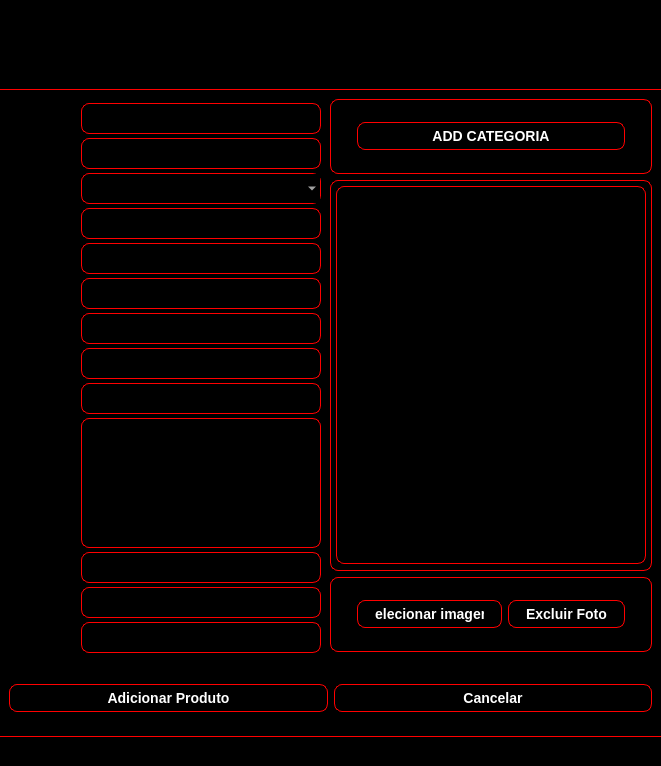
<?xml version="1.0" encoding="UTF-8"?>
<ui version="4.0">
 <class>MainWindow</class>
 <widget class="QMainWindow" name="MainWindow">
  <property name="geometry">
   <rect>
    <x>0</x>
    <y>0</y>
    <width>661</width>
    <height>766</height>
   </rect>
  </property>
  <property name="minimumSize">
   <size>
    <width>620</width>
    <height>698</height>
   </size>
  </property>
  <property name="maximumSize">
   <size>
    <width>1731691</width>
    <height>16777215</height>
   </size>
  </property>
  <property name="windowTitle">
   <string>Cadastro de Produtos</string>
  </property>
  <property name="styleSheet">
   <string notr="true">QLineEdit, QComboBox{
    background: qlineargradient(x1: 0, y1: 0, x2: 0, y2: 1,
        stop: 0 #000000, stop: 1 #000000);
    color: white;
    border: 1px solid red;
    padding: 4px 2px;
    border-radius: 8px;
    font-weight: bold;
    font-size: 16px;
}

QLineEdit, QComboBox:hover {
    background: qlineargradient(x1: 0, y1: 0, x2: 0, y2: 1,
        stop: 0 #4e4e4e, stop: 1 #4e4e4e);
}

QLineEdit, QComboBox:pressed {
    background: qlineargradient(x1: 0, y1: 0, x2: 0, y2: 1,
        stop: 0 #1a5fb4, stop: 1 #4a00e0);
}

QPushButton {
    background: qlineargradient(x1: 0, y1: 0, x2: 0, y2: 1,
        stop: 0 #000000, stop: 1 #000000);
    color: white;
    border: 1px solid red;
    padding: 5px 17px;
    border-radius: 8px;
    font-weight: bold;
    font-size: 14px;
}

QPushButton:hover {
    background: qlineargradient(x1: 0, y1: 0, x2: 0, y2: 1,
        stop: 0 #4e4e4e, stop: 1 #4e4e4e);
}

QPushButton:pressed {
    background: qlineargradient(x1: 0, y1: 0, x2: 0, y2: 1,
        stop: 0 #1a5fb4, stop: 1 #4a00e0);
}

QTextEdit{
    background: qlineargradient(x1: 0, y1: 0, x2: 0, y2: 1,
        stop: 0 #000000, stop: 1 #000000);
    color: white;
    border: 1px solid red;
    padding: 4px 2px;
    border-radius: 8px;
    font-weight: bold;
    font-size: 10px;
}

QTextEdit:hover {
    background: qlineargradient(x1: 0, y1: 0, x2: 0, y2: 1,
        stop: 0 #4e4e4e, stop: 1 #4e4e4e);
}

QTextEdit:pressed {
    background: qlineargradient(x1: 0, y1: 0, x2: 0, y2: 1,
        stop: 0 #1a5fb4, stop: 1 #4a00e0);
}</string>
  </property>
  <widget class="QWidget" name="centralwidget">
   <property name="styleSheet">
    <string notr="true">background-color: rgb(0, 0, 0);</string>
   </property>
   <layout class="QGridLayout" name="gridLayout">
    <property name="leftMargin">
     <number>0</number>
    </property>
    <property name="topMargin">
     <number>0</number>
    </property>
    <property name="rightMargin">
     <number>0</number>
    </property>
    <property name="bottomMargin">
     <number>0</number>
    </property>
    <property name="spacing">
     <number>0</number>
    </property>
    <item row="4" column="0">
     <widget class="QWidget" name="widget_2" native="true">
      <layout class="QGridLayout" name="gridLayout_2">
       <property name="leftMargin">
        <number>9</number>
       </property>
       <property name="topMargin">
        <number>9</number>
       </property>
       <property name="rightMargin">
        <number>0</number>
       </property>
       <property name="bottomMargin">
        <number>0</number>
       </property>
       <property name="spacing">
        <number>0</number>
       </property>
       <item row="18" column="0">
        <widget class="QLabel" name="label_10">
         <property name="text">
          <string>Status Venda</string>
         </property>
        </widget>
       </item>
       <item row="11" column="2">
        <widget class="QLineEdit" name="preco_venda_input">
         <property name="maximumSize">
          <size>
           <width>240</width>
           <height>16777215</height>
          </size>
         </property>
        </widget>
       </item>
       <item row="2" column="2">
        <widget class="QLineEdit" name="cod_sistema_input">
         <property name="maximumSize">
          <size>
           <width>240</width>
           <height>16777215</height>
          </size>
         </property>
        </widget>
       </item>
       <item row="14" column="2">
        <widget class="QLineEdit" name="estoque_min_input">
         <property name="maximumSize">
          <size>
           <width>240</width>
           <height>16777215</height>
          </size>
         </property>
        </widget>
       </item>
       <item row="9" column="0">
        <widget class="QLabel" name="label_6">
         <property name="text">
          <string>Nome</string>
         </property>
        </widget>
       </item>
       <item row="15" column="0">
        <widget class="QLabel" name="label_13">
         <property name="text">
          <string>Descrição</string>
         </property>
         <property name="alignment">
          <set>Qt::AlignmentFlag::AlignLeading|Qt::AlignmentFlag::AlignLeft|Qt::AlignmentFlag::AlignTop</set>
         </property>
        </widget>
       </item>
       <item row="16" column="2">
        <widget class="QLineEdit" name="sit_estoque_input">
         <property name="maximumSize">
          <size>
           <width>240</width>
           <height>16777215</height>
          </size>
         </property>
        </widget>
       </item>
       <item row="11" column="0">
        <widget class="QLabel" name="label_12">
         <property name="text">
          <string>Preço Venda</string>
         </property>
        </widget>
       </item>
       <item row="10" column="0">
        <widget class="QLabel" name="label_3">
         <property name="maximumSize">
          <size>
           <width>130</width>
           <height>16777215</height>
          </size>
         </property>
         <property name="text">
          <string>Preço Custo</string>
         </property>
        </widget>
       </item>
       <item row="15" column="2">
        <widget class="QLineEdit" name="desc_input">
         <property name="minimumSize">
          <size>
           <width>240</width>
           <height>130</height>
          </size>
         </property>
         <property name="maximumSize">
          <size>
           <width>240</width>
           <height>16777215</height>
          </size>
         </property>
        </widget>
       </item>
       <item row="13" column="2">
        <widget class="QLineEdit" name="Estoque_input">
         <property name="maximumSize">
          <size>
           <width>240</width>
           <height>16777215</height>
          </size>
         </property>
        </widget>
       </item>
       <item row="12" column="2">
        <widget class="QLineEdit" name="Medida_input">
         <property name="maximumSize">
          <size>
           <width>240</width>
           <height>16777215</height>
          </size>
         </property>
        </widget>
       </item>
       <item row="8" column="0">
        <widget class="QLabel" name="label_2">
         <property name="text">
          <string>Categoria</string>
         </property>
        </widget>
       </item>
       <item row="13" column="0">
        <widget class="QLabel" name="label_4">
         <property name="text">
          <string>Estoque</string>
         </property>
        </widget>
       </item>
       <item row="16" column="0">
        <widget class="QLabel" name="label_9">
         <property name="text">
          <string>Sit Estoque</string>
         </property>
        </widget>
       </item>
       <item row="14" column="0">
        <widget class="QLabel" name="label_5">
         <property name="text">
          <string>Estoque mín</string>
         </property>
        </widget>
       </item>
       <item row="12" column="0">
        <widget class="QLabel" name="label_8">
         <property name="text">
          <string>Medida</string>
         </property>
        </widget>
       </item>
       <item row="17" column="0">
        <widget class="QLabel" name="label_7">
         <property name="text">
          <string>Ficha Tenica</string>
         </property>
        </widget>
       </item>
       <item row="17" column="2">
        <widget class="QLineEdit" name="ficha_tec_input">
         <property name="maximumSize">
          <size>
           <width>240</width>
           <height>16777215</height>
          </size>
         </property>
        </widget>
       </item>
       <item row="9" column="2">
        <widget class="QLineEdit" name="nome_input">
         <property name="maximumSize">
          <size>
           <width>240</width>
           <height>16777215</height>
          </size>
         </property>
        </widget>
       </item>
       <item row="18" column="2">
        <widget class="QLineEdit" name="status_venda_input">
         <property name="maximumSize">
          <size>
           <width>240</width>
           <height>16777215</height>
          </size>
         </property>
        </widget>
       </item>
       <item row="10" column="2">
        <widget class="QLineEdit" name="preco_custo_input">
         <property name="maximumSize">
          <size>
           <width>240</width>
           <height>16777215</height>
          </size>
         </property>
        </widget>
       </item>
       <item row="2" column="0">
        <widget class="QLabel" name="label_11">
         <property name="text">
          <string>Cód. Sistema</string>
         </property>
        </widget>
       </item>
       <item row="3" column="2">
        <widget class="QLineEdit" name="cod_pdv_input">
         <property name="maximumSize">
          <size>
           <width>240</width>
           <height>16777215</height>
          </size>
         </property>
        </widget>
       </item>
       <item row="3" column="0">
        <widget class="QLabel" name="label">
         <property name="text">
          <string>Cód. PDV</string>
         </property>
        </widget>
       </item>
       <item row="8" column="2">
        <widget class="QComboBox" name="categoria_combo">
         <property name="maximumSize">
          <size>
           <width>240</width>
           <height>16777215</height>
          </size>
         </property>
        </widget>
       </item>
      </layout>
     </widget>
    </item>
    <item row="0" column="0" colspan="2">
     <widget class="QWidget" name="widget" native="true">
      <property name="sizePolicy">
       <sizepolicy hsizetype="Expanding" vsizetype="Preferred">
        <horstretch>0</horstretch>
        <verstretch>0</verstretch>
       </sizepolicy>
      </property>
      <property name="maximumSize">
       <size>
        <width>16777215</width>
        <height>90</height>
       </size>
      </property>
      <property name="styleSheet">
       <string notr="true">QWidget {
	background-color: rgb(0, 0, 0);
    border-bottom: 1px solid red;
    
    /* Gradiente para profundidade */
    background: qlineargradient(x1: 0, y1: 0, x2: 0, y2: 1,
        stop: 0 #000000, 
        stop: 0.5 #000000,
        stop: 1 #000000);
    
    /* Sombra externa para efeito 3D */
    box-shadow: 3px 3px 5px rgba(0, 0, 0, 0.2),
                -1px -1px 2px rgba(255, 255, 255, 0.3);
}</string>
      </property>
      <layout class="QVBoxLayout" name="verticalLayout">
       <property name="spacing">
        <number>0</number>
       </property>
       <property name="leftMargin">
        <number>0</number>
       </property>
       <property name="topMargin">
        <number>0</number>
       </property>
       <property name="rightMargin">
        <number>0</number>
       </property>
       <property name="bottomMargin">
        <number>0</number>
       </property>
       <item>
        <widget class="QLabel" name="label_14">
         <property name="font">
          <font>
           <family>Monotype Corsiva</family>
           <pointsize>45</pointsize>
          </font>
         </property>
         <property name="styleSheet">
          <string notr="true"/>
         </property>
         <property name="text">
          <string>Cadastro de Produtos</string>
         </property>
         <property name="alignment">
          <set>Qt::AlignmentFlag::AlignCenter</set>
         </property>
        </widget>
       </item>
      </layout>
     </widget>
    </item>
    <item row="5" column="0" colspan="2">
     <widget class="QWidget" name="widget_3" native="true">
      <property name="sizePolicy">
       <sizepolicy hsizetype="Expanding" vsizetype="Preferred">
        <horstretch>0</horstretch>
        <verstretch>0</verstretch>
       </sizepolicy>
      </property>
      <property name="maximumSize">
       <size>
        <width>16777215</width>
        <height>75</height>
       </size>
      </property>
      <property name="styleSheet">
       <string notr="true">QPushButton {
    background: qlineargradient(x1: 0, y1: 0, x2: 0, y2: 1,
        stop: 0 #000000, stop: 1 #000000);
    color: white;
    border: 1px solid red;
    padding: 5px 17px;
    border-radius: 8px;
    font-weight: bold;
    font-size: 14px;
}

QPushButton:hover {
    background: qlineargradient(x1: 0, y1: 0, x2: 0, y2: 1,
        stop: 0 #4e4e4e, stop: 1 #4e4e4e);
}

QPushButton:pressed {
    background: qlineargradient(x1: 0, y1: 0, x2: 0, y2: 1,
        stop: 0 #1a5fb4, stop: 1 #4a00e0);
}</string>
      </property>
      <layout class="QGridLayout" name="gridLayout_4">
       <item row="0" column="0">
        <widget class="QPushButton" name="add_produto">
         <property name="styleSheet">
          <string notr="true"/>
         </property>
         <property name="text">
          <string>Adicionar Produto</string>
         </property>
        </widget>
       </item>
       <item row="0" column="1">
        <widget class="QPushButton" name="cancelar">
         <property name="text">
          <string>Cancelar</string>
         </property>
        </widget>
       </item>
      </layout>
     </widget>
    </item>
    <item row="4" column="1">
     <widget class="QWidget" name="widget_4" native="true">
      <property name="minimumSize">
       <size>
        <width>300</width>
        <height>0</height>
       </size>
      </property>
      <property name="styleSheet">
       <string notr="true"/>
      </property>
      <layout class="QGridLayout" name="gridLayout_3">
       <item row="2" column="0" colspan="3">
        <widget class="QFrame" name="frame">
         <property name="maximumSize">
          <size>
           <width>16777215</width>
           <height>75</height>
          </size>
         </property>
         <property name="styleSheet">
          <string notr="true">
QPushButton, QFrame {
    background: qlineargradient(x1: 0, y1: 0, x2: 0, y2: 1,
        stop: 0 #000000, stop: 1 #000000);
    color: white;
    border: 1px solid red;
    padding: 5px 17px;
    border-radius: 8px;
    font-weight: bold;
    font-size: 14px;
}

QPushButton:hover {
    background: qlineargradient(x1: 0, y1: 0, x2: 0, y2: 1,
        stop: 0 #4e4e4e, stop: 1 #4e4e4e);
}

QPushButton:pressed {
    background: qlineargradient(x1: 0, y1: 0, x2: 0, y2: 1,
        stop: 0 #1a5fb4, stop: 1 #4a00e0);
}</string>
         </property>
         <property name="frameShape">
          <enum>QFrame::Shape::StyledPanel</enum>
         </property>
         <property name="frameShadow">
          <enum>QFrame::Shadow::Raised</enum>
         </property>
         <layout class="QHBoxLayout" name="horizontalLayout">
          <item>
           <widget class="QPushButton" name="selecionar_imagem">
            <property name="text">
             <string>Selecionar imagem</string>
            </property>
           </widget>
          </item>
          <item>
           <widget class="QPushButton" name="limp_img">
            <property name="text">
             <string>Excluir Foto</string>
            </property>
           </widget>
          </item>
         </layout>
        </widget>
       </item>
       <item row="1" column="0" colspan="3">
        <widget class="QFrame" name="frame_2">
         <property name="sizePolicy">
          <sizepolicy hsizetype="Expanding" vsizetype="Preferred">
           <horstretch>0</horstretch>
           <verstretch>0</verstretch>
          </sizepolicy>
         </property>
         <property name="styleSheet">
          <string notr="true">border: 1px solid red;
border-radius: 8px;</string>
         </property>
         <property name="frameShape">
          <enum>QFrame::Shape::StyledPanel</enum>
         </property>
         <property name="frameShadow">
          <enum>QFrame::Shadow::Raised</enum>
         </property>
         <layout class="QHBoxLayout" name="horizontalLayout_2" stretch="0">
          <property name="spacing">
           <number>2</number>
          </property>
          <property name="leftMargin">
           <number>2</number>
          </property>
          <property name="topMargin">
           <number>2</number>
          </property>
          <property name="rightMargin">
           <number>2</number>
          </property>
          <property name="bottomMargin">
           <number>2</number>
          </property>
          <item>
           <widget class="QLabel" name="image_label">
            <property name="maximumSize">
             <size>
              <width>310</width>
              <height>378</height>
             </size>
            </property>
            <property name="styleSheet">
             <string notr="true">border: 1px solid red;
border-radius: 8px;</string>
            </property>
            <property name="text">
             <string/>
            </property>
            <property name="alignment">
             <set>Qt::AlignmentFlag::AlignCenter</set>
            </property>
           </widget>
          </item>
         </layout>
        </widget>
       </item>
       <item row="0" column="0" colspan="3">
        <widget class="QFrame" name="frame_3">
         <property name="sizePolicy">
          <sizepolicy hsizetype="Expanding" vsizetype="Preferred">
           <horstretch>0</horstretch>
           <verstretch>0</verstretch>
          </sizepolicy>
         </property>
         <property name="maximumSize">
          <size>
           <width>16777215</width>
           <height>75</height>
          </size>
         </property>
         <property name="styleSheet">
          <string notr="true">
QPushButton, QFrame {
    background: qlineargradient(x1: 0, y1: 0, x2: 0, y2: 1,
        stop: 0 #000000, stop: 1 #000000);
    color: white;
    border: 1px solid red;
    padding: 5px 17px;
    border-radius: 8px;
    font-weight: bold;
    font-size: 14px;
}

QPushButton:hover {
    background: qlineargradient(x1: 0, y1: 0, x2: 0, y2: 1,
        stop: 0 #4e4e4e, stop: 1 #4e4e4e);
}

QPushButton:pressed {
    background: qlineargradient(x1: 0, y1: 0, x2: 0, y2: 1,
        stop: 0 #1a5fb4, stop: 1 #4a00e0);
}</string>
         </property>
         <property name="frameShape">
          <enum>QFrame::Shape::StyledPanel</enum>
         </property>
         <property name="frameShadow">
          <enum>QFrame::Shadow::Raised</enum>
         </property>
         <layout class="QHBoxLayout" name="horizontalLayout_3">
          <item>
           <widget class="QPushButton" name="add_categoria">
            <property name="text">
             <string>ADD CATEGORIA</string>
            </property>
            <property name="icon">
             <iconset theme="QIcon::ThemeIcon::ListAdd"/>
            </property>
            <property name="iconSize">
             <size>
              <width>14</width>
              <height>32</height>
             </size>
            </property>
           </widget>
          </item>
         </layout>
        </widget>
       </item>
      </layout>
     </widget>
    </item>
    <item row="6" column="0" colspan="2">
     <widget class="QWidget" name="widget_5" native="true">
      <property name="maximumSize">
       <size>
        <width>16777215</width>
        <height>30</height>
       </size>
      </property>
      <property name="styleSheet">
       <string notr="true">QWidget {
	background-color: rgb(0, 0, 0);
    border-top: 1px solid red;
    
    /* Gradiente para profundidade */
    background: qlineargradient(x1: 0, y1: 0, x2: 0, y2: 1,
        stop: 0 #000000, 
        stop: 0.5 #000000,
        stop: 1 #000000);
    
    /* Sombra externa para efeito 3D */
    box-shadow: 3px 3px 5px rgba(0, 0, 0, 0.2),
                -1px -1px 2px rgba(255, 255, 255, 0.3);
}</string>
      </property>
     </widget>
    </item>
   </layout>
  </widget>
 </widget>
 <tabstops>
  <tabstop>cod_sistema_input</tabstop>
  <tabstop>cod_pdv_input</tabstop>
  <tabstop>nome_input</tabstop>
  <tabstop>preco_custo_input</tabstop>
  <tabstop>preco_venda_input</tabstop>
  <tabstop>Medida_input</tabstop>
  <tabstop>Estoque_input</tabstop>
  <tabstop>estoque_min_input</tabstop>
  <tabstop>desc_input</tabstop>
  <tabstop>sit_estoque_input</tabstop>
  <tabstop>ficha_tec_input</tabstop>
  <tabstop>status_venda_input</tabstop>
  <tabstop>selecionar_imagem</tabstop>
  <tabstop>limp_img</tabstop>
  <tabstop>add_produto</tabstop>
  <tabstop>cancelar</tabstop>
 </tabstops>
 <resources/>
 <connections/>
</ui>
